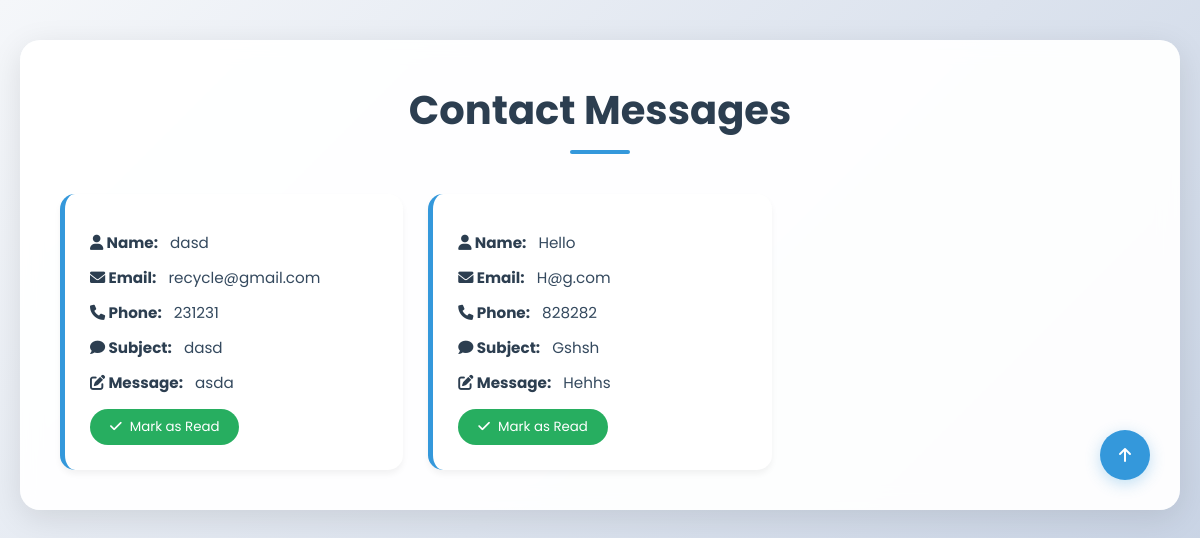
The page /displayContact/ (signed in) on the database as committed earlier.
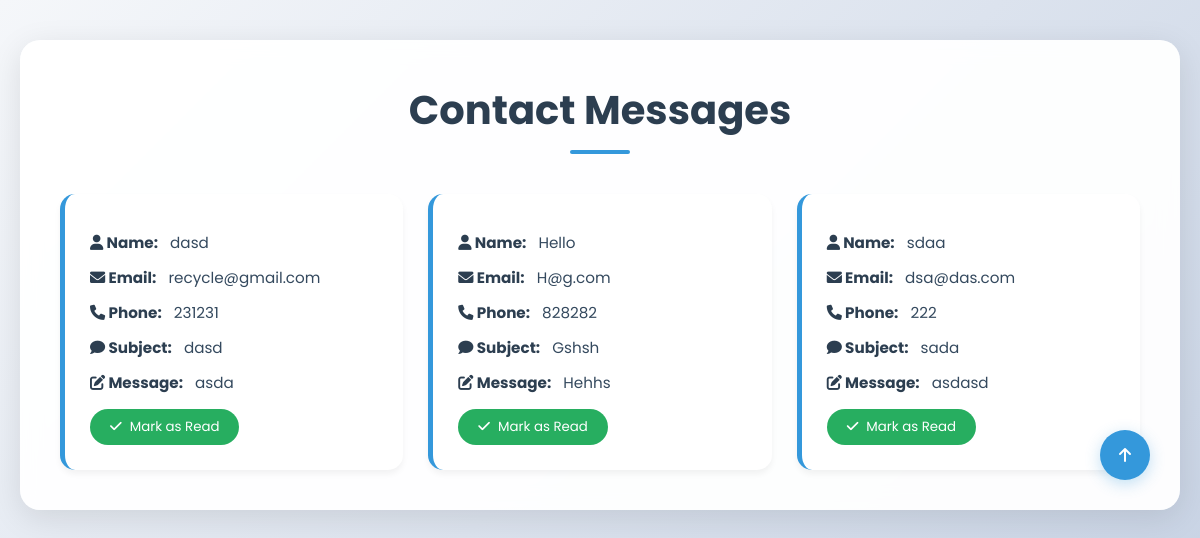
The same page on the database as committed later.
### app/models.py (models this page shows)
class contactUsModel(models.Model):
    contactFullName = models.CharField(max_length=50)
    contactEmail = models.CharField(max_length=50)
    contactPhoneNumber = models.CharField(max_length= 15)
    contactSubject = models.CharField(max_length=50)
    contactMessage = models.TextField()

### app/views.py (the view)
# urls.py: path('displayContact/', views.displayContactView, name = "displayContact"),
def displayContactView(request):
    if not request.session.get('is_authenticated'):  # Check session authentication
        return redirect('homepage')
    contacts = contactUsModel.objects.filter()
    args = {
        "contacts": contacts,
    }
    return render(request, "contactAdmin.html",args)

### templates/contactAdmin.html (shortened to what this page needs)
{% load static %}
<!DOCTYPE html>
<html lang="en">
<head>
    <link rel="stylesheet" href="https://cdnjs.cloudflare.com/ajax/libs/font-awesome/6.0.0/css/all.min.css">
</head>
<body>
    <div class="container">
        <h1>Contact Messages</h1>
        {% if contacts %}
        <div class="message-grid">
            {% for i in contacts %}
            <div class="message-card">
                <p><strong><i class="fas fa-user"></i> Name:</strong> {{i.contactFullName}}</p>
                <p><strong><i class="fas fa-envelope"></i> Email:</strong> {{i.contactEmail}}</p>
                <p><strong><i class="fas fa-phone"></i> Phone:</strong> {{i.contactPhoneNumber}}</p>
                <p><strong><i class="fas fa-comment"></i> Subject:</strong> {{i.contactSubject}}</p>
                <p><strong><i class="fas fa-edit"></i> Message:</strong> {{i.contactMessage}}</p>
                <form action="{% url 'deleteContact' i.id %}" method="POST">
                    <button type="submit" class="done-btn">
                        <i class="fas fa-check"></i>
                        Mark as Read
                    </button>
                </form>
            </div>
            {% endfor %}
        </div>
        {% else %}
        <div class="empty-state">
            <i class="fas fa-inbox"></i>
            <h3>No messages found</h3>
            <p>All caught up! No contact messages to display.</p>
        </div>
        {% endif %}
        <a href="{% url 'recycler' %}" class="back-btn">
            <i class="fas fa-arrow-up"></i>
        </a>
    </div>
</body>
</html>

Rows that differ between the two databases and show on the page:
added contactUsModel: contactFullName "sdaa", contactEmail "dsa@das.com", contactPhoneNumber "222", contactSubject "sada", contactMessage "asdasd"
